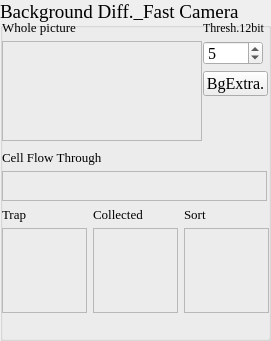
  <widget class="QGroupBox" name="grp_releaseROIView_3">
   <property name="geometry">
    <rect>
     <x>310</x>
     <y>550</y>
     <width>271</width>
     <height>341</height>
    </rect>
   </property>
   <property name="minimumSize">
    <size>
     <width>0</width>
     <height>0</height>
    </size>
   </property>
   <property name="maximumSize">
    <size>
     <width>666</width>
     <height>666</height>
    </size>
   </property>
   <property name="font">
    <font>
     <family>Times New Roman</family>
     <pointsize>14</pointsize>
    </font>
   </property>
   <property name="title">
    <string>Background Diff._Fast Camera</string>
   </property>
   <widget class="QWidget" name="layoutWidget">
    <property name="geometry">
     <rect>
      <x>200</x>
      <y>20</y>
      <width>71</width>
      <height>76</height>
     </rect>
    </property>
    <layout class="QGridLayout" name="gridLayout_10">
     <item row="0" column="0">
      <widget class="QLabel" name="label_38">
       <property name="sizePolicy">
        <sizepolicy hsizetype="Preferred" vsizetype="Preferred">
         <horstretch>0</horstretch>
         <verstretch>0</verstretch>
        </sizepolicy>
       </property>
       <property name="minimumSize">
        <size>
         <width>55</width>
         <height>15</height>
        </size>
       </property>
       <property name="maximumSize">
        <size>
         <width>75</width>
         <height>15</height>
        </size>
       </property>
       <property name="font">
        <font>
         <family>Times New Roman</family>
         <pointsize>9</pointsize>
         <weight>50</weight>
         <bold>false</bold>
        </font>
       </property>
       <property name="text">
        <string>Thresh.12bit</string>
       </property>
      </widget>
     </item>
     <item row="1" column="0">
      <widget class="QSpinBox" name="spb_threshold_Bi">
       <property name="enabled">
        <bool>true</bool>
       </property>
       <property name="sizePolicy">
        <sizepolicy hsizetype="Fixed" vsizetype="Fixed">
         <horstretch>0</horstretch>
         <verstretch>0</verstretch>
        </sizepolicy>
       </property>
       <property name="minimumSize">
        <size>
         <width>60</width>
         <height>20</height>
        </size>
       </property>
       <property name="maximumSize">
        <size>
         <width>60</width>
         <height>25</height>
        </size>
       </property>
       <property name="font">
        <font>
         <family>Times New Roman</family>
         <pointsize>12</pointsize>
         <weight>50</weight>
         <bold>false</bold>
        </font>
       </property>
       <property name="minimum">
        <number>0</number>
       </property>
       <property name="maximum">
        <number>10000</number>
       </property>
       <property name="singleStep">
        <number>1</number>
       </property>
       <property name="stepType">
        <enum>QAbstractSpinBox::DefaultStepType</enum>
       </property>
       <property name="value">
        <number>5</number>
       </property>
      </widget>
     </item>
     <item row="2" column="0">
      <widget class="QPushButton" name="btn_backgroundExtract">
       <property name="sizePolicy">
        <sizepolicy hsizetype="Fixed" vsizetype="Fixed">
         <horstretch>100</horstretch>
         <verstretch>30</verstretch>
        </sizepolicy>
       </property>
       <property name="minimumSize">
        <size>
         <width>65</width>
         <height>25</height>
        </size>
       </property>
       <property name="maximumSize">
        <size>
         <width>65</width>
         <height>25</height>
        </size>
       </property>
       <property name="font">
        <font>
         <family>Times New Roman</family>
         <pointsize>12</pointsize>
         <weight>50</weight>
         <bold>false</bold>
        </font>
       </property>
       <property name="text">
        <string>BgExtra.</string>
       </property>
      </widget>
     </item>
    </layout>
   </widget>
   <widget class="QWidget" name="layoutWidget">
    <property name="geometry">
     <rect>
      <x>1</x>
      <y>20</y>
      <width>202</width>
      <height>123</height>
     </rect>
    </property>
    <layout class="QGridLayout" name="gridLayout_28">
     <item row="0" column="0">
      <widget class="QLabel" name="lb_cameraState_53">
       <property name="minimumSize">
        <size>
         <width>150</width>
         <height>15</height>
        </size>
       </property>
       <property name="maximumSize">
        <size>
         <width>150</width>
         <height>15</height>
        </size>
       </property>
       <property name="font">
        <font>
         <family>Times New Roman</family>
         <pointsize>10</pointsize>
         <weight>50</weight>
         <bold>false</bold>
        </font>
       </property>
       <property name="text">
        <string>Whole picture </string>
       </property>
      </widget>
     </item>
     <item row="1" column="0">
      <widget class="QLabel" name="lb_cameraView_BgDiff_Bi">
       <property name="minimumSize">
        <size>
         <width>200</width>
         <height>100</height>
        </size>
       </property>
       <property name="maximumSize">
        <size>
         <width>200</width>
         <height>100</height>
        </size>
       </property>
       <property name="font">
        <font>
         <family>Times New Roman</family>
         <pointsize>14</pointsize>
         <weight>50</weight>
         <bold>false</bold>
        </font>
       </property>
       <property name="frameShape">
        <enum>QFrame::StyledPanel</enum>
       </property>
       <property name="text">
        <string/>
       </property>
      </widget>
     </item>
    </layout>
   </widget>
   <widget class="QWidget" name="layoutWidget">
    <property name="geometry">
     <rect>
      <x>2</x>
      <y>150</y>
      <width>269</width>
      <height>165</height>
     </rect>
    </property>
    <layout class="QGridLayout" name="gridLayout_4">
     <item row="0" column="0" colspan="2">
      <widget class="QLabel" name="lb_cameraState_47">
       <property name="minimumSize">
        <size>
         <width>150</width>
         <height>15</height>
        </size>
       </property>
       <property name="maximumSize">
        <size>
         <width>150</width>
         <height>15</height>
        </size>
       </property>
       <property name="font">
        <font>
         <family>Times New Roman</family>
         <pointsize>10</pointsize>
         <weight>50</weight>
         <bold>false</bold>
        </font>
       </property>
       <property name="text">
        <string>Cell Flow Through</string>
       </property>
      </widget>
     </item>
     <item row="1" column="0" colspan="3">
      <widget class="QLabel" name="lb_cellFlowThroughROIView_BgDiff_Bi">
       <property name="minimumSize">
        <size>
         <width>265</width>
         <height>30</height>
        </size>
       </property>
       <property name="maximumSize">
        <size>
         <width>265</width>
         <height>30</height>
        </size>
       </property>
       <property name="font">
        <font>
         <family>Times New Roman</family>
         <pointsize>14</pointsize>
         <weight>50</weight>
         <bold>false</bold>
        </font>
       </property>
       <property name="frameShape">
        <enum>QFrame::StyledPanel</enum>
       </property>
       <property name="text">
        <string/>
       </property>
      </widget>
     </item>
     <item row="2" column="0">
      <widget class="QLabel" name="lb_cameraState_25">
       <property name="minimumSize">
        <size>
         <width>40</width>
         <height>15</height>
        </size>
       </property>
       <property name="maximumSize">
        <size>
         <width>40</width>
         <height>15</height>
        </size>
       </property>
       <property name="font">
        <font>
         <family>Times New Roman</family>
         <pointsize>10</pointsize>
         <weight>50</weight>
         <bold>false</bold>
        </font>
       </property>
       <property name="text">
        <string>Trap</string>
       </property>
      </widget>
     </item>
     <item row="2" column="1">
      <widget class="QLabel" name="lb_cameraState_49">
       <property name="minimumSize">
        <size>
         <width>50</width>
         <height>15</height>
        </size>
       </property>
       <property name="maximumSize">
        <size>
         <width>50</width>
         <height>15</height>
        </size>
       </property>
       <property name="font">
        <font>
         <family>Times New Roman</family>
         <pointsize>10</pointsize>
         <weight>50</weight>
         <bold>false</bold>
        </font>
       </property>
       <property name="text">
        <string>Collected</string>
       </property>
      </widget>
     </item>
     <item row="2" column="2">
      <widget class="QLabel" name="lb_cameraState_48">
       <property name="minimumSize">
        <size>
         <width>40</width>
         <height>15</height>
        </size>
       </property>
       <property name="maximumSize">
        <size>
         <width>40</width>
         <height>15</height>
        </size>
       </property>
       <property name="font">
        <font>
         <family>Times New Roman</family>
         <pointsize>10</pointsize>
         <weight>50</weight>
         <bold>false</bold>
        </font>
       </property>
       <property name="text">
        <string>Sort</string>
       </property>
      </widget>
     </item>
     <item row="3" column="0">
      <widget class="QLabel" name="lb_trappedROIView_BgDiff_Bi">
       <property name="minimumSize">
        <size>
         <width>85</width>
         <height>85</height>
        </size>
       </property>
       <property name="maximumSize">
        <size>
         <width>85</width>
         <height>85</height>
        </size>
       </property>
       <property name="font">
        <font>
         <family>Times New Roman</family>
         <pointsize>14</pointsize>
         <weight>50</weight>
         <bold>false</bold>
        </font>
       </property>
       <property name="frameShape">
        <enum>QFrame::StyledPanel</enum>
       </property>
       <property name="text">
        <string/>
       </property>
      </widget>
     </item>
     <item row="3" column="1">
      <widget class="QLabel" name="lb_sortROIView_BgDiff_Bi">
       <property name="minimumSize">
        <size>
         <width>85</width>
         <height>85</height>
        </size>
       </property>
       <property name="maximumSize">
        <size>
         <width>85</width>
         <height>85</height>
        </size>
       </property>
       <property name="font">
        <font>
         <family>Times New Roman</family>
         <pointsize>14</pointsize>
         <weight>50</weight>
         <bold>false</bold>
        </font>
       </property>
       <property name="frameShape">
        <enum>QFrame::StyledPanel</enum>
       </property>
       <property name="text">
        <string/>
       </property>
      </widget>
     </item>
     <item row="3" column="2">
      <widget class="QLabel" name="lb_collectedROIView_BgDiff_Bi">
       <property name="minimumSize">
        <size>
         <width>85</width>
         <height>85</height>
        </size>
       </property>
       <property name="maximumSize">
        <size>
         <width>85</width>
         <height>85</height>
        </size>
       </property>
       <property name="font">
        <font>
         <family>Times New Roman</family>
         <pointsize>14</pointsize>
         <weight>50</weight>
         <bold>false</bold>
        </font>
       </property>
       <property name="frameShape">
        <enum>QFrame::StyledPanel</enum>
       </property>
       <property name="text">
        <string/>
       </property>
      </widget>
     </item>
    </layout>
   </widget>
  </widget>
